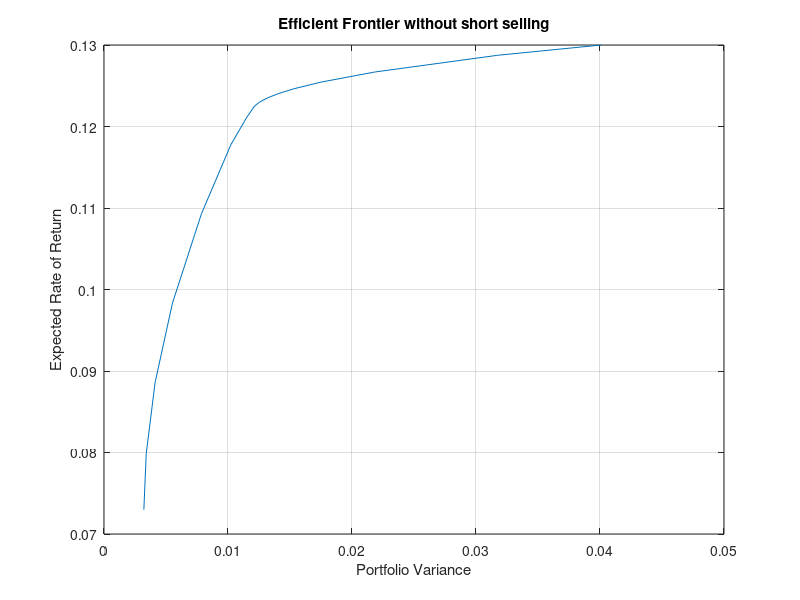

Recreate this plot in MATLAB.
% Define the covariance matrix (given in Table 1, multiplied by 10^-2)
Sigma = [4.01, -1.19, 0.60, 0.74, -0.21; 
         -1.19, 1.12, 0.21, -0.54, 0.55; 
         0.60, 0.21, 3.31, 0.77, 0.29; 
         0.74, -0.54, 0.77, 3.74, -1.04; 
         -0.21, 0.55, 0.29, -1.04, 2.6] * 1e-2;

% Define the expected rates of return (given in Table 1)
expected_returns = [13.0; 4.4; 12.1; 7.1; 11.7] / 100; % converted to decimal

% Define the number of assets
n = length(expected_returns);

% Range of alpha values
alphas = 0.05:0.05:1;

% Initialize arrays to store results
efficient_frontier_returns = zeros(length(alphas), 1);
efficient_frontier_variances = zeros(length(alphas), 1);

% Loop over alpha values
for k = 1:length(alphas)
    alpha = alphas(k);
    
    % Define the matrices Aeq and beq for the equality constraints
    Aeq = ones(1, n);
    beq = 1;
    
    % Initial point (equal allocation to all assets)
    x0 = ones(5, 1) / 5;

    % Define the options for the quadprog function
    options = optimset('Algorithm', 'active-set', 'Display', 'off');

    % Solve the quadratic program using MATLAB with an initial point (allowing short selling)
    w = quadprog(alpha * 2 * Sigma, -(1 - alpha) * expected_returns, [], [], Aeq, beq, zeros(n, 1), [], x0, options);
    
    % Calculate portfolio variance
    portfolio_variance = w' * Sigma * w;

    % Store results
    efficient_frontier_returns(k) = sum(expected_returns' * w);
    efficient_frontier_variances(k) = portfolio_variance;
end

% Plot the efficient frontier
figure;
plot(efficient_frontier_variances, efficient_frontier_returns);
title('Efficient Frontier without short selling');
xlabel('Portfolio Variance');
ylabel('Expected Rate of Return');
grid on;